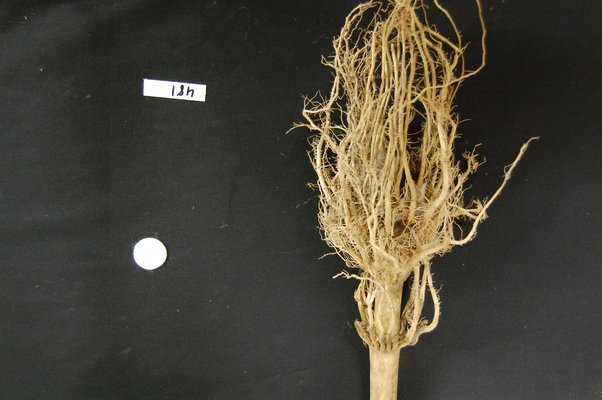
#> input picture data/raw/training/maize-root-cluster.jpg, 602 x 400 px
$ jupyter execute 072_otsus_method.ipynb   (shell and % lines are left out)
#> lines starting #> are read from the running program, lines starting #| are printed output that depends on the picture; after the words box and inside, x2 and y2 are one past the last pixel; in counts of white or black regions, pixels touching at a corner belong together
# Otsu's Method

Automatic thresholding.

[cell 1]
import glob

import imageio.v3 as iio
import ipympl
import matplotlib.pyplot as plt
import numpy as np
import skimage as ski

maize_roots = iio.imread(uri="../data/raw/training/maize-root-cluster.jpg")
#> maize_roots is the input picture: shape (400, 602, 3); mean R, G, B 70.5, 66.4, 54.5

fig, ax = plt.subplots()
ax.imshow(maize_roots)

[cell 2]
# convert the image to grayscale
gray_image = ski.color.rgb2gray(maize_roots)
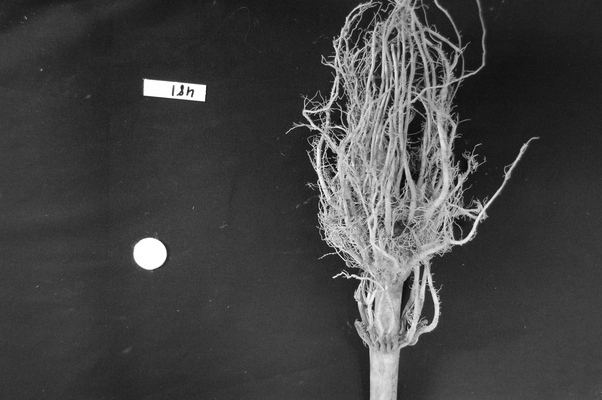
#> gray_image: shape (400, 602) float64; min 0.00333, max 1, mean 0.26

# blur the image to de-noise
blurred_image = ski.filters.gaussian(gray_image, sigma=1.0)

# show the histogram of the blurred image
histogram, bin_edges = np.histogram(blurred_image, bins=256, range=(0.0, 1.0))
#> histogram = 256 values, max 7955 at index 59, min 0 at index 0, mean 940.6; bin_edges = 257 values from 0 to 1
fig, ax = plt.subplots()
ax.plot(bin_edges[:-1], histogram)
ax.set_title("Gray level histogram")
ax.set_xlabel("gray value")
ax.set_ylabel("pixel count")
ax.set_xlim(0, 1.0)
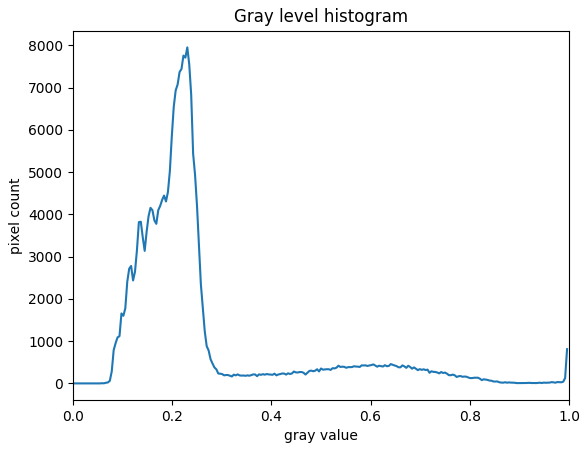
#> figure drawn by matplotlib, 1 panel; curve peaks at x = 0.23, y = 7955

# Perform automatic thresholding

There are other thresholding techniques.

[cell 3]
t = ski.filters.threshold_otsu(blurred_image)
#> t = 0.412
print(f"Found automatic threshold t = {t}.")
#| Found automatic threshold t = 0.4116003928683858.

Create a binary mask with the threshold found by Otsu's method

[cell 4]
binary_mask = blurred_image > t
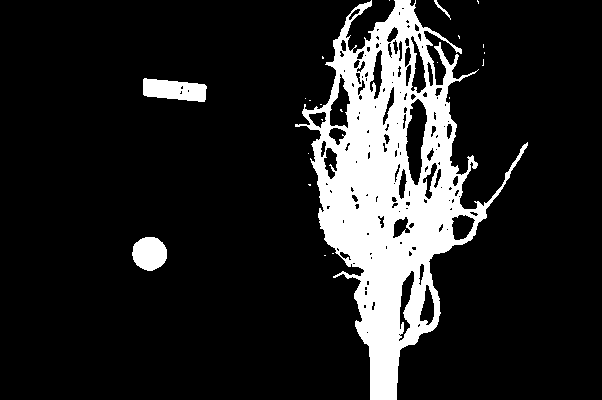
#> binary_mask: shape (400, 602) bool; 14.5% white; 22 white regions (18 under 20 px), largest, box (x1, y1, x2, y2) and area: (295, 0, 528, 400) 32641, (143, 78, 207, 102) 1123, (132, 237, 167, 271) 926, (434, 0, 451, 20) 58

fig, ax = plt.subplots()
ax.imshow(binary_mask, cmap="gray")

Apply the binary mask to select the foreground

[cell 5]
selection = maize_roots.copy()
selection[~binary_mask] = 0
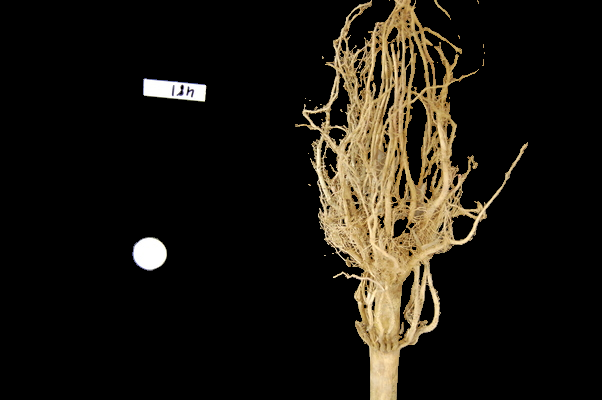
#> selection: shape (400, 602, 3); mean R, G, B 27.4, 23.4, 16.2

fig, ax = plt.subplots()
ax.imshow(selection)
